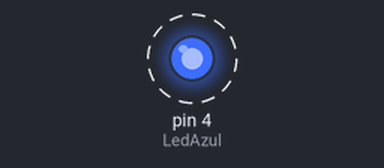
Bench run of a sketch on a simulated Arduino Uno, built with avr-gcc and run on an emulated ATmega328P. On the bench: output pins drawn as LEDs (lit = HIGH). Dashed ring = blinking.

Above: at 0.2 s.
Timing chart, 0 to 3.0 s (numbered marks = the images above):
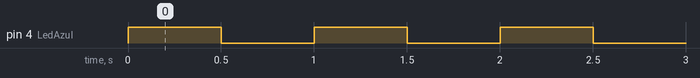

The sketch:

Parte_2_de_Taller.ino
```cpp
/*
  Fundaion Kinal
    Centro Educativo Técnico Laboral KINAL
    Quinto Perito
    Quinto Electrónica
    EB5AM
    Taller de Electrónica Digital y Reparación de Computadoras I
    Escritura en un pin digital (Encender o apagar un pin digital)
    Gabriel Ordoñez 2020251
    12 de Abril
*/

//Directivas de preprocesador
#define LedAzul 4     //pin4 conectado a un LED
#define tiempo_espera 500 //tiempo entre estados del LED

void setup()
{
  pinMode(LedAzul, OUTPUT); //Pin4 como salida.
  digitalWrite(LedAzul, LOW); //LED conectado al pin4 inicia apagado
}

void loop()
{
  digitalWrite(LedAzul, HIGH); //Enciendo el led conectado al pin4
  delay(500);
  digitalWrite(LedAzul, LOW); //Apago el led conectado al pin4
  delay(500);
}
```

Measured:
- by itself, pin 4 (LedAzul): alternates HIGH for 0.50 s and LOW for 0.50 s
